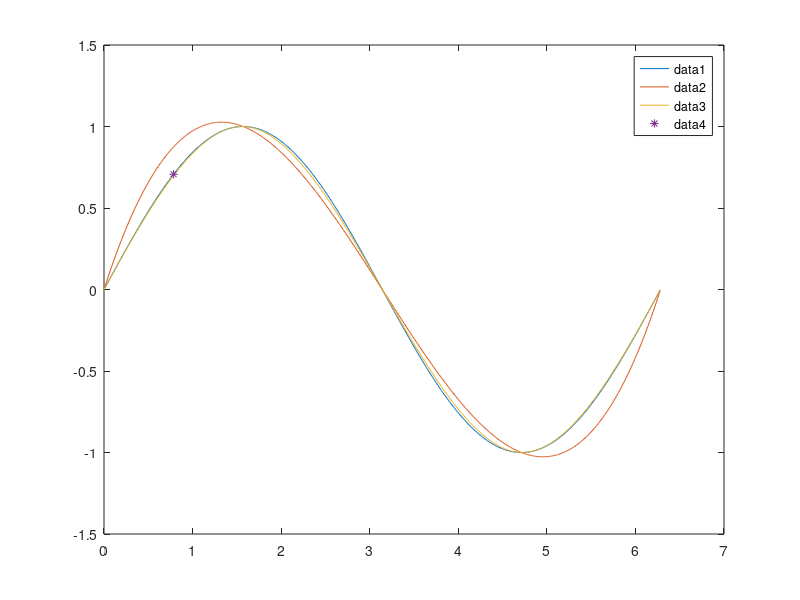

The MATLAB script that drew this image:
x = [0, pi/2, pi, 3*pi/2, 2*pi];
y = sin(x);
t = 0 : 0.01 : 2*pi;
given_x = pi/4;
sin(pi/4)
spline(x, y, given_x)
ppval(spline(x, [1 y 1]), given_x)

i1 = spline(x, y, t);
i2 = ppval(spline(x, [1 y 1]), t);
f = sin(t);
plot(t, f, t, i1, t, i2, pi/4, sin(pi/4), "*");
legend;
input("");
